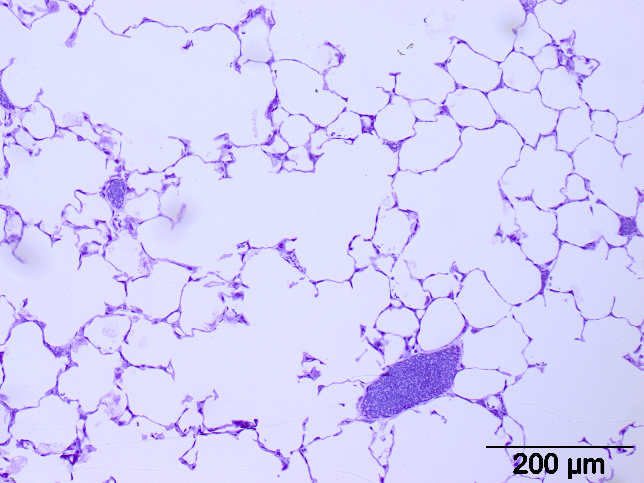
%> input picture Versuch3/bilder/Emphysem.png, 644 x 483 px
$ octave v1.m   (GNU Octave 9; MATLAB toolbox functions it lacks are replaced by stand-ins)
%> lines starting %> are read from the running program, lines starting %| are printed output that depends on the picture; in (x1, y1, x2, y2) boxes, pixels count from 0 and x2, y2 are one past the last pixel; in counts of white or black regions, pixels touching at a corner belong together; the program's own positions count from 1
% --- Load and prepare the image ---
I = imread('./bilder/Emphysem.png');
%> I is the input picture: size 483x644x3 uint8; mean R, G, B 213.6, 209.8, 251.7
figure; imshow(I); title('Original Image');

% Convert to grayscale
Igray = rgb2gray(I);

% --- Step 1: Smooth to reduce noise ---
I_filt = imgaussfilt(Igray, 2);

% --- Step 2: Compute gradient magnitude (for watershed topography) ---
gmag = imgradient(I_filt);
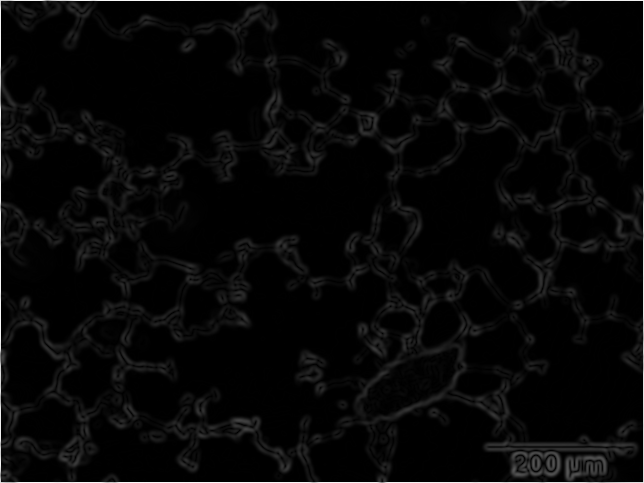
%> gmag: size 483x644 double; min 0, max 941.9, mean 28.4; drawn with min black and max white

figure;
subplot(1,3,1), imshow(Igray,[]), title('Grayscale');
subplot(1,3,2), imshow(I_filt,[]), title('Smoothed');
subplot(1,3,3), imshow(gmag,[]), title('Gradient Magnitude');

% --- Step 3: Morphological preprocessing to find background ---
se = strel('disk', 3);
Io = imopen(I_filt, se);
Ie = imerode(I_filt, se);
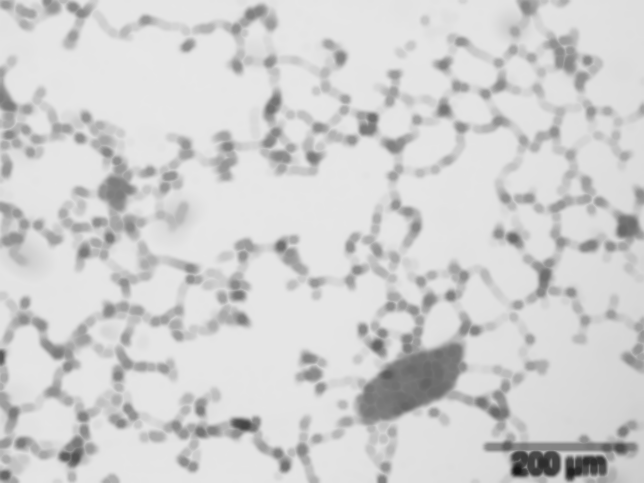
%> Ie: size 483x644 uint8; min 24, max 231, mean 209
Iobr = imreconstruct(Ie, I_filt);

% --- Step 4: Binary mask of tissue walls ---
bw = imbinarize(Iobr, 'adaptive');
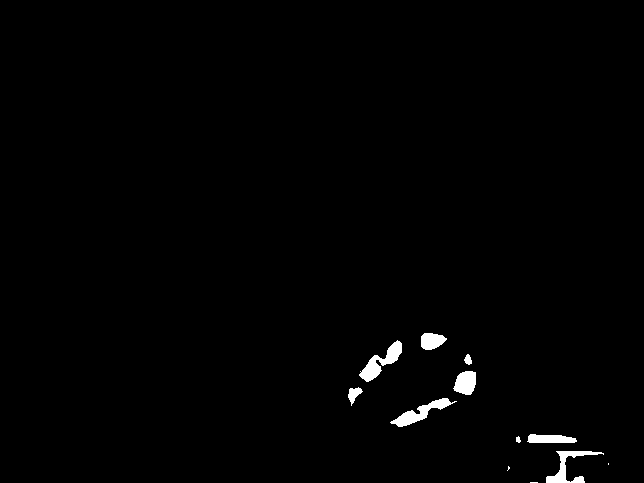
%> bw: size 483x644 logical; 1% white; 12 white regions (3 under 20 px), largest, box (x1, y1, x2, y2) and area: (359, 340, 402, 382) 642, (390, 398, 457, 427) 595, (546, 451, 604, 483) 553
bw = imcomplement(bw);  % walls should be foreground (dark)
bw = bwareaopen(bw, 50); % remove small noise

figure; imshow(bw); title('Binary tissue mask');

% --- Step 5: Distance transform and marker detection ---
D = -bwdist(~bw);
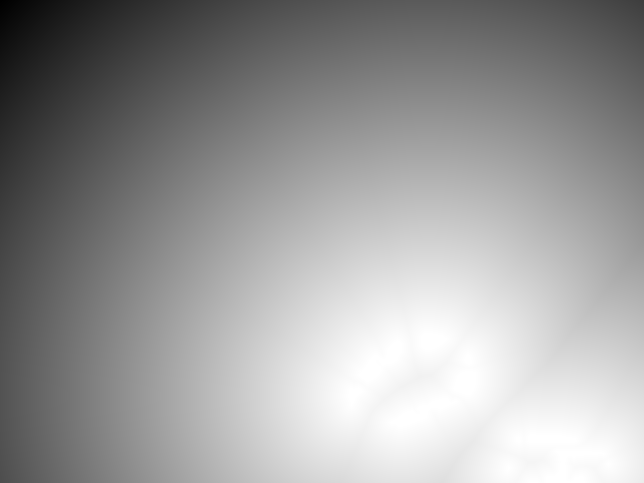
%> D: size 483x644 single; min -515.5, max 0, mean -204; drawn with min black and max white
mask = imextendedmin(D, 2);     % detect internal markers
%> mask: size 483x644 logical; 0.05% white; 8 white regions (5 under 20 px), largest, box (x1, y1, x2, y2) and area: (526, 460, 539, 465) 49, (411, 374, 430, 382) 47, (511, 476, 520, 483) 21
D2 = imimposemin(D, mask);      % suppress spurious minima

% --- Step 6: Watershed segmentation ---
L = watershed(D2);
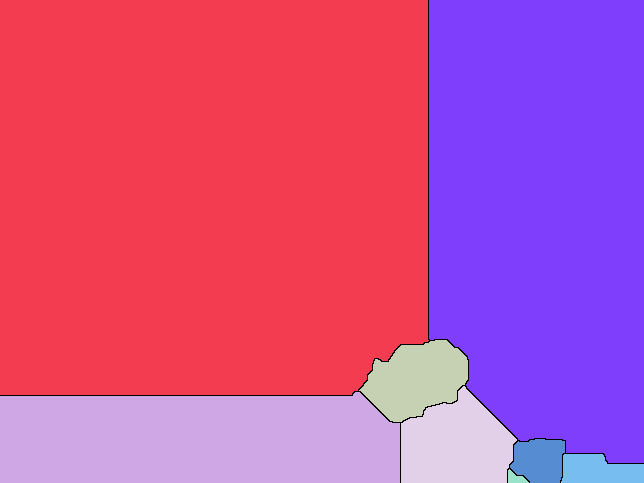
%> L: size 483x644 uint8; 9 distinct labels, from 0 to 8; one colour per label, 0 black

% --- Step 7: Overlay results ---
figure;
imshow(Igray, []);
hold on;
contour(L == 0, 'r', 'LineWidth', 1);
title('Watershed Lines on Grayscale Image');
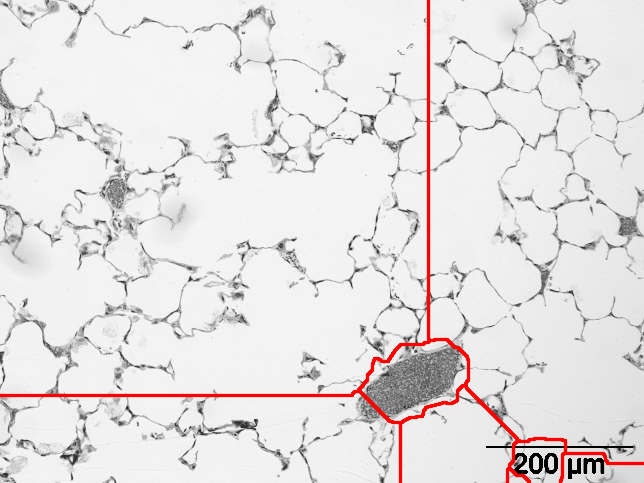
%> figure redrawn from the program's plot data; its title reads 'Watershed Lines on Grayscale Image'

% --- Optional: use label2rgb for colored display ---
Lrgb = label2rgb(L, 'jet', 'w', 'shuffle');
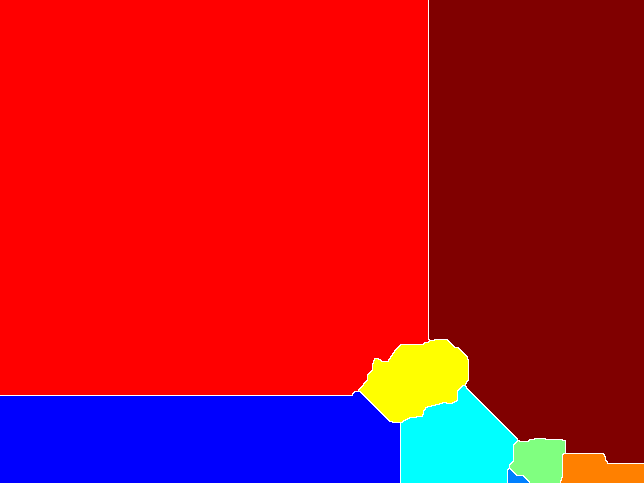
%> Lrgb: size 483x644x3 uint8; mean R, G, B 182.2, 15.3, 36.9
figure; imshow(Lrgb); title('Watershed Regions (Colored)');
